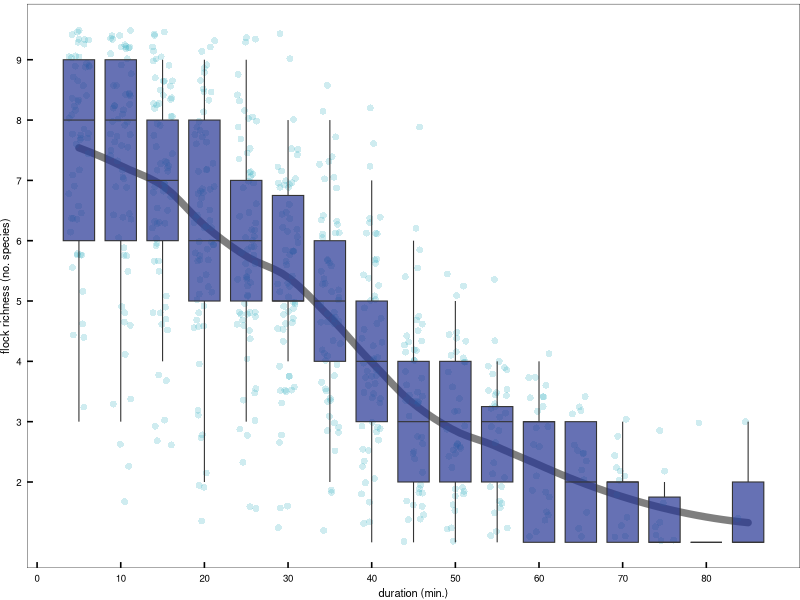
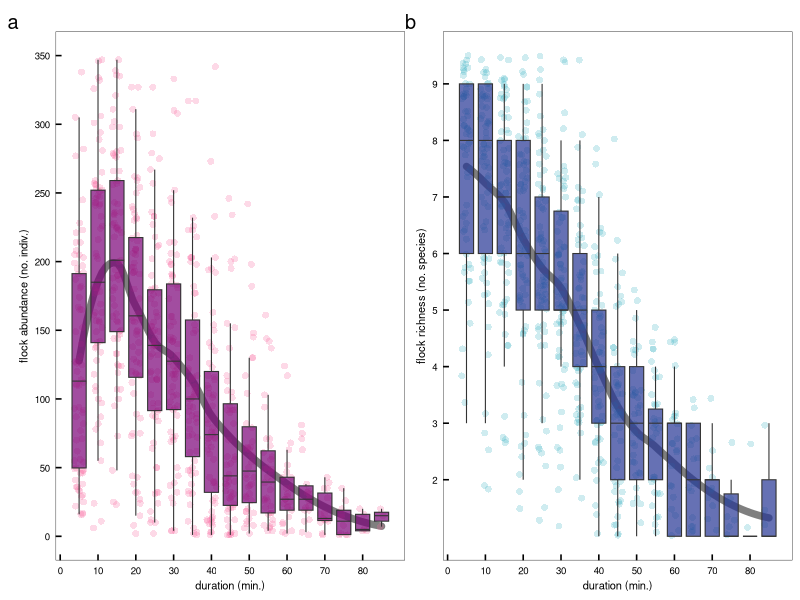

Source code (R) for these figures, in order:
#### this script visualizes the collpa dawn flock size and species richness
#### should be figure #1 in the manuscript
#### will have composited photos of the entire collpa
#### and various canonical groups and behaviors
#### this is only 2 panels below


library(ggplot2)      # plotting and viz
library(plyr)         # legacy df manipulation
library(dplyr)        # variable grouping and manipulation
library(reshape)      # legacy df manipulation
library(data.table)   # legacy functions on df 
library(tidyr)        # gathering and spreading
library(zoo)          # roll mean
library(ggthemes)     # helpful ggplot themes
library(forcats)
library(scales)
library(RColorBrewer) # pretty colors
library(ggridges)
library(colorspace)
library(patchwork)
library(lubridate)    # formatting times dates


# custom ggplot theme
themeKV <- theme_few()+
  theme(plot.margin = unit(c(0.1,0,0,0), "cm"),
        strip.background = element_blank(),
        axis.line = element_blank(),
        axis.text.x = element_text(size = 7, colour = "black", margin = unit(c(0.15,0,0,0), "cm")),
        axis.text.y = element_text(size = 7, colour = "black", margin = unit(c(0,0.15,0,0), "cm")),
        axis.title.x = element_text(size = 8),
        axis.title.y = element_text(size = 8),
        axis.ticks.x = element_line(colour = "black"), axis.ticks.y = element_line(colour = "black"),
        axis.ticks.length=unit(-0.15, "cm"),element_line(colour = "black", linewidth=.25),
        panel.border = element_rect(colour = "black", fill=NA, linewidth=.25),
        legend.title=element_blank(),
        strip.text=element_text(hjust=0))

#### read in raw survey data
# setwd("/Users/kylevanhoutan/colpa_flock/")
DF <- read.csv('data/survey_talldb.csv')

#### subset full data set for just time/hour occurrence observation data 
# first remove unnecessary columns 
survey <- subset(DF, select = c(DATE, DAY, MIN_morn, SPECIES, COUNT)) # subset full dataset for only columns of interest
head(survey)

survey1 <- survey %>% 
  filter(!(MIN_morn == 'NA')) %>%  # remove rows with NA values, after the morning flock
  filter(!(COUNT == 0)) %>% # remove rows with 0 birds counted
  filter(!(MIN_morn > 86)) # remove rows >90min, as n=1 birds from 90-130min

# count the no. birds on collpa on each day, at each 5min interval
flock_birds <- survey1 %>% # new DF with only 3 cols: DAY, MIN_morn, and new summation
  group_by(DAY, MIN_morn) %>% 
  summarise(total_birds=sum(COUNT)) %>% # total_birds is the new sum/operator col
  ungroup()

  
# count the species richness on collpa on each day, at each 5min interval
flock_spp <- survey1 %>% # repeating form immediately above
  group_by(DAY, MIN_morn) %>% 
  summarise(spp_rich=n_distinct(SPECIES)) %>% # 'n_distinct' sums unique category/character entries in group
  ungroup()
  
#now make plots with new DFs
# make box plot of birds by monitoring interval
p1 <- ggplot(flock_birds, aes(x=MIN_morn, y=total_birds)) +
  themeKV + theme(axis.text.y = element_text(size = 7), axis.text.x = element_text(size = 7),
                  axis.title.x = element_text(size = 8),axis.title.y = element_text(size = 8),
                  legend.position = "none") + 
  geom_line(stat="smooth", method = "loess", formula = y ~ x, 
            span = 0.5, se = FALSE,  alpha = 0.5,
            linewidth = 2.5, lineend = "round") +
  geom_jitter(alpha=0.25, color="#f768a1", shape=16, size=2, width=1.25, height=0) +  
  geom_boxplot(aes(group = MIN_morn),
               outlier.shape = NA, # remove outliers, WE HAVE JITTER
               fatten=1, # NULL = remove median line
               fill = "#7a0177", coef = 1, # whiskers sd =1 
               lwd=0.375, alpha = 0.7) +
    xlab("duration (min.)") +
  ylab("flock abundance (no. indiv.)") +
  scale_x_continuous(breaks = seq(0, 85, by = 10), limits = c(3,87)) +
  scale_y_continuous(breaks = seq(0, 400, by = 50), limits = c(0,350))

  
# make box plot of spp richness by monitoring interval
p2 <- ggplot(flock_spp, aes(x=MIN_morn, y=spp_rich)) +
  themeKV + theme(axis.text.y = element_text(size = 7), axis.text.x = element_text(size = 7),
                  axis.title.x = element_text(size = 8),axis.title.y = element_text(size = 8),
                  legend.position = "none") + 
  geom_line(stat="smooth", method = "loess", formula = y ~ x, 
            span = 0.4, se = FALSE,  alpha = 0.5,
            linewidth = 2.5, lineend = "round") +
  geom_jitter(alpha=0.25, color="#41b6c4", shape=16, size=2, width=1.25, height=0.5) +  
  geom_boxplot(aes(group = MIN_morn),
               outlier.shape = NA, # remove outliers, WE HAVE JITTER
               fatten=1, # NULL = remove median line, we're doing LOESS
               fill = "#253494", coef = 1, # whiskers sd =1 
               lwd=0.375, alpha = 0.7) +
  xlab("duration (min.)") +
  ylab("flock richness (no. species)") +
  scale_x_continuous(breaks = seq(0, 85, by = 10), limits = c(3,87)) +
  scale_y_continuous(breaks = seq(2, 10, by = 1), limits = c(1,9.5))
p2

# patch them together
layout <- "
AB"
p1 + p2 + 
  plot_layout(design = layout) +
  plot_annotation(tag_levels = 'a') # add panel labels a, b, c... etc


# END  
